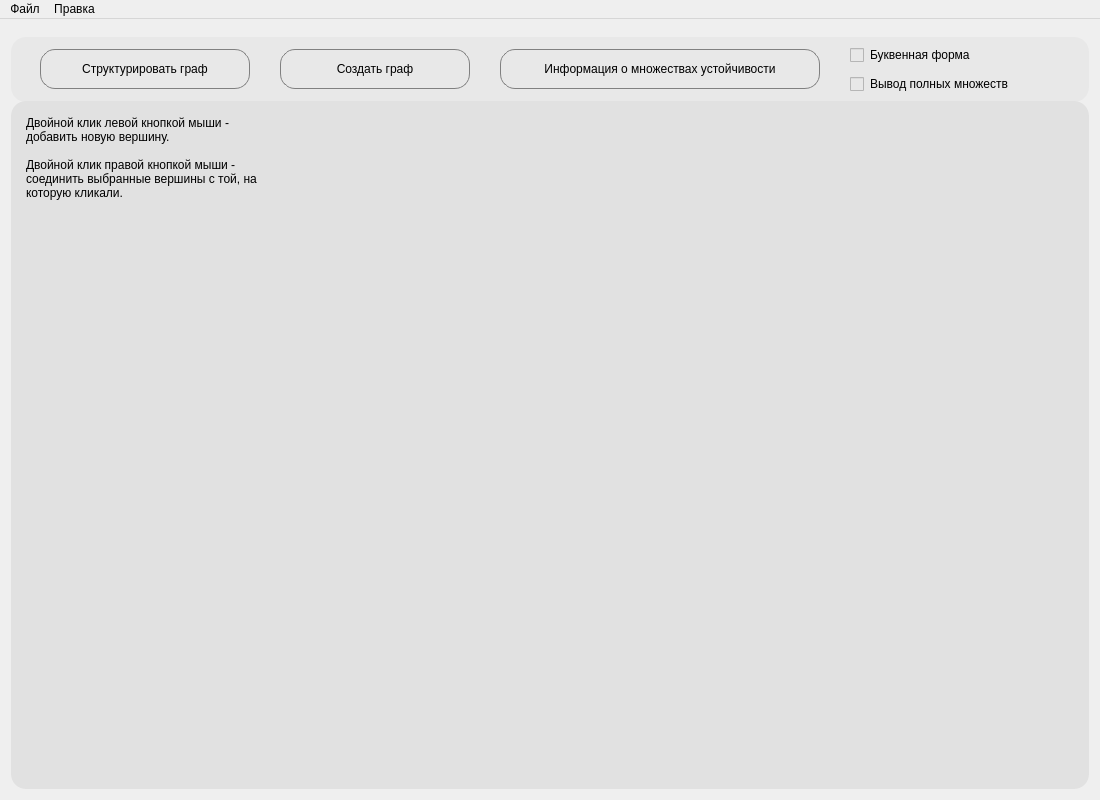
<?xml version="1.0" encoding="UTF-8"?>
<ui version="4.0">
 <class>MainWindow</class>
 <widget class="QMainWindow" name="MainWindow">
  <property name="geometry">
   <rect>
    <x>0</x>
    <y>0</y>
    <width>1100</width>
    <height>800</height>
   </rect>
  </property>
  <property name="minimumSize">
   <size>
    <width>900</width>
    <height>400</height>
   </size>
  </property>
  <property name="windowTitle">
   <string>Поиск множеств устйочивости и ядра графа</string>
  </property>
  <property name="windowIcon">
   <iconset resource="icons.qrc">
    <normaloff>:/icons/mainWindow.png</normaloff>:/icons/mainWindow.png</iconset>
  </property>
  <widget class="QWidget" name="centralWidget">
   <layout class="QVBoxLayout" name="verticalLayout_2" stretch="0,0">
    <item>
     <widget class="QWidget" name="horizontalWidget_2" native="true">
      <property name="minimumSize">
       <size>
        <width>0</width>
        <height>65</height>
       </size>
      </property>
      <property name="maximumSize">
       <size>
        <width>16777215</width>
        <height>50</height>
       </size>
      </property>
      <property name="styleSheet">
       <string notr="true">background-color: rgb(232, 232, 232);
border-radius: 15px;</string>
      </property>
      <layout class="QHBoxLayout" name="horizontalLayout">
       <property name="leftMargin">
        <number>5</number>
       </property>
       <property name="topMargin">
        <number>5</number>
       </property>
       <property name="rightMargin">
        <number>5</number>
       </property>
       <property name="bottomMargin">
        <number>5</number>
       </property>
       <item>
        <widget class="QPushButton" name="structButton">
         <property name="sizePolicy">
          <sizepolicy hsizetype="Fixed" vsizetype="Fixed">
           <horstretch>0</horstretch>
           <verstretch>0</verstretch>
          </sizepolicy>
         </property>
         <property name="minimumSize">
          <size>
           <width>190</width>
           <height>40</height>
          </size>
         </property>
         <property name="maximumSize">
          <size>
           <width>210</width>
           <height>40</height>
          </size>
         </property>
         <property name="toolTip">
          <string>&lt;!DOCTYPE HTML PUBLIC &quot;-//W3C//DTD HTML 4.0//EN&quot; &quot;http://www.w3.org/TR/REC-html40/strict.dtd&quot;&gt;
&lt;html&gt;&lt;head&gt;&lt;meta name=&quot;qrichtext&quot; content=&quot;1&quot; /&gt;&lt;meta charset=&quot;utf-8&quot; /&gt;&lt;style type=&quot;text/css&quot;&gt;
p, li { white-space: pre-wrap; }
hr { height: 1px; border-width: 0; }
li.unchecked::marker { content: &quot;\2610&quot;; }
li.checked::marker { content: &quot;\2612&quot;; }
&lt;/style&gt;&lt;/head&gt;&lt;body style=&quot; font-family:'Segoe UI'; font-size:9pt; font-weight:400; font-style:normal;color: rgb(0, 0, 0);&quot;&gt;
&lt;p style=&quot; margin-top:12px; margin-bottom:12px; margin-left:0px; margin-right:0px; -qt-block-indent:0; text-indent:0px;&quot;&gt;Выставляет вершины по эллипсу&lt;/p&gt;&lt;/body&gt;&lt;/html&gt;</string>
         </property>
         <property name="styleSheet">
          <string notr="true">QPushButton
{
font: 9pt &quot;Segoe UI&quot;;
color: rgb(0, 0, 0);
border: 1px solid grey;
}
QPushButton:hover
{
	background-color:rgb(150, 150, 150);
}
QPushButton:pressed
{
	background-color:rgb(100, 100, 100);
}</string>
         </property>
         <property name="text">
          <string>Структурировать граф</string>
         </property>
        </widget>
       </item>
       <item>
        <widget class="QPushButton" name="createButton">
         <property name="sizePolicy">
          <sizepolicy hsizetype="Minimum" vsizetype="Fixed">
           <horstretch>100</horstretch>
           <verstretch>40</verstretch>
          </sizepolicy>
         </property>
         <property name="minimumSize">
          <size>
           <width>190</width>
           <height>40</height>
          </size>
         </property>
         <property name="maximumSize">
          <size>
           <width>120</width>
           <height>40</height>
          </size>
         </property>
         <property name="baseSize">
          <size>
           <width>100</width>
           <height>40</height>
          </size>
         </property>
         <property name="toolTip">
          <string>&lt;!DOCTYPE HTML PUBLIC &quot;-//W3C//DTD HTML 4.0//EN&quot; &quot;http://www.w3.org/TR/REC-html40/strict.dtd&quot;&gt;
&lt;html&gt;&lt;head&gt;&lt;meta name=&quot;qrichtext&quot; content=&quot;1&quot; /&gt;&lt;meta charset=&quot;utf-8&quot; /&gt;&lt;style type=&quot;text/css&quot;&gt;
p, li { white-space: pre-wrap; }
hr { height: 1px; border-width: 0; }
li.unchecked::marker { content: &quot;\2610&quot;; }
li.checked::marker { content: &quot;\2612&quot;; }
&lt;/style&gt;&lt;/head&gt;&lt;body style=&quot; font-family:'Segoe UI'; font-size:9pt; font-weight:400; font-style:normal;color: rgb(0, 0, 0);&quot;&gt;
&lt;p style=&quot; margin-top:12px; margin-bottom:12px; margin-left:0px; margin-right:0px; -qt-block-indent:0; text-indent:0px;&quot;&gt;Открыть окно для ввода графа&lt;/p&gt;&lt;/body&gt;&lt;/html&gt;</string>
         </property>
         <property name="styleSheet">
          <string notr="true">QPushButton
{
font: 9pt &quot;Segoe UI&quot;;
color: rgb(0, 0, 0);
border: 1px solid grey;
}
QPushButton:hover
{
	background-color:rgb(150, 150, 150);
}
QPushButton:pressed
{
	background-color:rgb(100, 100, 100);
}</string>
         </property>
         <property name="text">
          <string>Создать граф</string>
         </property>
        </widget>
       </item>
       <item>
        <widget class="QPushButton" name="infoButton">
         <property name="minimumSize">
          <size>
           <width>0</width>
           <height>40</height>
          </size>
         </property>
         <property name="maximumSize">
          <size>
           <width>320</width>
           <height>40</height>
          </size>
         </property>
         <property name="sizeIncrement">
          <size>
           <width>0</width>
           <height>40</height>
          </size>
         </property>
         <property name="toolTip">
          <string>&lt;!DOCTYPE HTML PUBLIC &quot;-//W3C//DTD HTML 4.0//EN&quot; &quot;http://www.w3.org/TR/REC-html40/strict.dtd&quot;&gt;
&lt;html&gt;&lt;head&gt;&lt;meta name=&quot;qrichtext&quot; content=&quot;1&quot; /&gt;&lt;meta charset=&quot;utf-8&quot; /&gt;&lt;style type=&quot;text/css&quot;&gt;
p, li { white-space: pre-wrap; }
hr { height: 1px; border-width: 0; }
li.unchecked::marker { content: &quot;\2610&quot;; }
li.checked::marker { content: &quot;\2612&quot;; }
&lt;/style&gt;&lt;/head&gt;&lt;body style=&quot; font-family:'Segoe UI'; font-size:9pt; font-weight:400; font-style:normal;color: rgb(0, 0, 0);&quot;&gt;
&lt;p style=&quot; margin-top:12px; margin-bottom:12px; margin-left:0px; margin-right:0px; -qt-block-indent:0; text-indent:0px;&quot;&gt;Выводит информацию о множествах устойчивости&lt;/p&gt;&lt;/body&gt;&lt;/html&gt;</string>
         </property>
         <property name="styleSheet">
          <string notr="true">QPushButton
{
font: 9pt &quot;Segoe UI&quot;;
color: rgb(0, 0, 0);
border: 1px solid grey;
}
QPushButton:hover
{
	background-color:rgb(150, 150, 150);
}
QPushButton:pressed
{
	background-color:rgb(100, 100, 100);
}</string>
         </property>
         <property name="text">
          <string>Информация о множествах устойчивости</string>
         </property>
        </widget>
       </item>
       <item>
        <layout class="QVBoxLayout" name="verticalLayout">
         <item>
          <widget class="QCheckBox" name="wordButton">
           <property name="minimumSize">
            <size>
             <width>210</width>
             <height>20</height>
            </size>
           </property>
           <property name="maximumSize">
            <size>
             <width>210</width>
             <height>20</height>
            </size>
           </property>
           <property name="toolTip">
            <string>&lt;!DOCTYPE HTML PUBLIC &quot;-//W3C//DTD HTML 4.0//EN&quot; &quot;http://www.w3.org/TR/REC-html40/strict.dtd&quot;&gt;
&lt;html&gt;&lt;head&gt;&lt;meta name=&quot;qrichtext&quot; content=&quot;1&quot; /&gt;&lt;meta charset=&quot;utf-8&quot; /&gt;&lt;style type=&quot;text/css&quot;&gt;
p, li { white-space: pre-wrap; }
hr { height: 1px; border-width: 0; }
li.unchecked::marker { content: &quot;\2610&quot;; }
li.checked::marker { content: &quot;\2612&quot;; }
&lt;/style&gt;&lt;/head&gt;&lt;body style=&quot; font-family:'Segoe UI'; font-size:9pt; font-weight:400; font-style:normal;color: rgb(0, 0, 0);&quot;&gt;
&lt;p style=&quot; margin-top:12px; margin-bottom:12px; margin-left:0px; margin-right:0px; -qt-block-indent:0; text-indent:0px;&quot;&gt;Выводить множества устойчивости и ядра заглавными буквами английского алфавита&lt;/p&gt;&lt;/body&gt;&lt;/html&gt;</string>
           </property>
           <property name="styleSheet">
            <string notr="true">color: rgb(0,0,0);</string>
           </property>
           <property name="text">
            <string>Буквенная форма</string>
           </property>
          </widget>
         </item>
         <item>
          <widget class="QCheckBox" name="fullButton">
           <property name="minimumSize">
            <size>
             <width>210</width>
             <height>20</height>
            </size>
           </property>
           <property name="maximumSize">
            <size>
             <width>210</width>
             <height>20</height>
            </size>
           </property>
           <property name="toolTip">
            <string>&lt;!DOCTYPE HTML PUBLIC &quot;-//W3C//DTD HTML 4.0//EN&quot; &quot;http://www.w3.org/TR/REC-html40/strict.dtd&quot;&gt;
&lt;html&gt;&lt;head&gt;&lt;meta name=&quot;qrichtext&quot; content=&quot;1&quot; /&gt;&lt;meta charset=&quot;utf-8&quot; /&gt;&lt;style type=&quot;text/css&quot;&gt;
p, li { white-space: pre-wrap; }
hr { height: 1px; border-width: 0; }
li.unchecked::marker { content: &quot;\2610&quot;; }
li.checked::marker { content: &quot;\2612&quot;; }
&lt;/style&gt;&lt;/head&gt;&lt;body style=&quot; font-family:'Segoe UI'; font-size:9pt; font-weight:400; font-style:normal;color: rgb(0, 0, 0);&quot;&gt;
&lt;p style=&quot; margin-top:12px; margin-bottom:12px; margin-left:0px; margin-right:0px; -qt-block-indent:0; text-indent:0px;&quot;&gt;Выводить полные множества внутренней и внешней устойчивости графа&lt;/p&gt;&lt;/body&gt;&lt;/html&gt;</string>
           </property>
           <property name="styleSheet">
            <string notr="true">color: rgb(0,0,0);</string>
           </property>
           <property name="text">
            <string>Вывод полных множеств</string>
           </property>
          </widget>
         </item>
        </layout>
       </item>
      </layout>
     </widget>
    </item>
    <item>
     <widget class="QWidget" name="horizontalWidget" native="true">
      <property name="styleSheet">
       <string notr="true">border-radius: 15px;
background-color: rgb(225, 225, 225);</string>
      </property>
      <layout class="QHBoxLayout" name="horizontalLayout_3" stretch="0,6">
       <item>
        <widget class="QTextBrowser" name="textBrowser">
         <property name="sizePolicy">
          <sizepolicy hsizetype="Expanding" vsizetype="Expanding">
           <horstretch>0</horstretch>
           <verstretch>0</verstretch>
          </sizepolicy>
         </property>
         <property name="maximumSize">
          <size>
           <width>300</width>
           <height>16777215</height>
          </size>
         </property>
         <property name="styleSheet">
          <string notr="true">color: rgb(0, 0, 0);</string>
         </property>
         <property name="html">
          <string>&lt;!DOCTYPE HTML PUBLIC &quot;-//W3C//DTD HTML 4.0//EN&quot; &quot;http://www.w3.org/TR/REC-html40/strict.dtd&quot;&gt;
&lt;html&gt;&lt;head&gt;&lt;meta name=&quot;qrichtext&quot; content=&quot;1&quot; /&gt;&lt;meta charset=&quot;utf-8&quot; /&gt;&lt;style type=&quot;text/css&quot;&gt;
p, li { white-space: pre-wrap; }
hr { height: 1px; border-width: 0; }
li.unchecked::marker { content: &quot;\2610&quot;; }
li.checked::marker { content: &quot;\2612&quot;; }
&lt;/style&gt;&lt;/head&gt;&lt;body style=&quot; font-family:'Segoe UI'; font-size:9pt; font-weight:400; font-style:normal;&quot;&gt;
&lt;p style=&quot; margin-top:0px; margin-bottom:0px; margin-left:0px; margin-right:0px; -qt-block-indent:0; text-indent:0px;&quot;&gt;&lt;span style=&quot; font-family:'MS Shell Dlg 2';&quot;&gt;Двойной клик левой кнопкой мыши - добавить новую вершину.&lt;/span&gt;&lt;/p&gt;
&lt;p style=&quot;-qt-paragraph-type:empty; margin-top:0px; margin-bottom:0px; margin-left:0px; margin-right:0px; -qt-block-indent:0; text-indent:0px; font-family:'MS Shell Dlg 2';&quot;&gt;&lt;br /&gt;&lt;/p&gt;
&lt;p style=&quot; margin-top:0px; margin-bottom:0px; margin-left:0px; margin-right:0px; -qt-block-indent:0; text-indent:0px;&quot;&gt;&lt;span style=&quot; font-family:'MS Shell Dlg 2';&quot;&gt;Двойной клик правой кнопкой мыши - соединить выбранные вершины с той, на которую кликали.&lt;/span&gt;&lt;/p&gt;&lt;/body&gt;&lt;/html&gt;</string>
         </property>
        </widget>
       </item>
       <item>
        <widget class="GraphWidget" name="graphicsView">
         <property name="styleSheet">
          <string notr="true"/>
         </property>
        </widget>
       </item>
      </layout>
     </widget>
    </item>
   </layout>
  </widget>
  <widget class="QMenuBar" name="menuBar">
   <property name="geometry">
    <rect>
     <x>0</x>
     <y>0</y>
     <width>1100</width>
     <height>25</height>
    </rect>
   </property>
   <widget class="QMenu" name="menuFile">
    <property name="title">
     <string>Файл</string>
    </property>
    <addaction name="action_Open_file"/>
    <addaction name="action_Save_File"/>
    <addaction name="actionMenuFileExit"/>
   </widget>
   <widget class="QMenu" name="menuItems">
    <property name="title">
     <string>Правка</string>
    </property>
    <addaction name="action_createNode"/>
    <addaction name="actionDeleteItem"/>
    <addaction name="action_delEdge"/>
    <addaction name="action_clear_all"/>
   </widget>
   <addaction name="menuFile"/>
   <addaction name="menuItems"/>
  </widget>
  <action name="actionMenuFileExit">
   <property name="text">
    <string>Выход</string>
   </property>
  </action>
  <action name="actionDeleteItem">
   <property name="text">
    <string>Удалить выделенные вершины</string>
   </property>
   <property name="toolTip">
    <string>&lt;!DOCTYPE HTML PUBLIC &quot;-//W3C//DTD HTML 4.0//EN&quot; &quot;http://www.w3.org/TR/REC-html40/strict.dtd&quot;&gt;
&lt;html&gt;&lt;head&gt;&lt;meta name=&quot;qrichtext&quot; content=&quot;1&quot; /&gt;&lt;meta charset=&quot;utf-8&quot; /&gt;&lt;style type=&quot;text/css&quot;&gt;
p, li { white-space: pre-wrap; }
hr { height: 1px; border-width: 0; }
li.unchecked::marker { content: &quot;\2610&quot;; }
li.checked::marker { content: &quot;\2612&quot;; }
&lt;/style&gt;&lt;/head&gt;&lt;body style=&quot; font-family:'Segoe UI'; font-size:9pt; font-weight:400; font-style:normal;&quot;&gt;
&lt;p style=&quot; margin-top:0px; margin-bottom:0px; margin-left:0px; margin-right:0px; -qt-block-indent:0; text-indent:0px;&quot;&gt;Удалить выделенные вершины&lt;/p&gt;&lt;/body&gt;&lt;/html&gt;</string>
   </property>
  </action>
  <action name="action_Open_file">
   <property name="text">
    <string>Открыть файл</string>
   </property>
  </action>
  <action name="action_Save_File">
   <property name="text">
    <string>Сохранить файл</string>
   </property>
  </action>
  <action name="action_createNode">
   <property name="text">
    <string>Создать  вершину</string>
   </property>
   <property name="toolTip">
    <string>&lt;!DOCTYPE HTML PUBLIC &quot;-//W3C//DTD HTML 4.0//EN&quot; &quot;http://www.w3.org/TR/REC-html40/strict.dtd&quot;&gt;
&lt;html&gt;&lt;head&gt;&lt;meta name=&quot;qrichtext&quot; content=&quot;1&quot; /&gt;&lt;meta charset=&quot;utf-8&quot; /&gt;&lt;style type=&quot;text/css&quot;&gt;
p, li { white-space: pre-wrap; }
hr { height: 1px; border-width: 0; }
li.unchecked::marker { content: &quot;\2610&quot;; }
li.checked::marker { content: &quot;\2612&quot;; }
&lt;/style&gt;&lt;/head&gt;&lt;body style=&quot; font-family:'Segoe UI'; font-size:9pt; font-weight:400; font-style:normal;&quot;&gt;
&lt;p style=&quot; margin-top:0px; margin-bottom:0px; margin-left:0px; margin-right:0px; -qt-block-indent:0; text-indent:0px;&quot;&gt;&lt;span style=&quot; color:#000000;&quot;&gt;Создать  вершину&lt;/span&gt;&lt;/p&gt;&lt;/body&gt;&lt;/html&gt;</string>
   </property>
   <property name="shortcut">
    <string>N</string>
   </property>
  </action>
  <action name="action_delEdge">
   <property name="text">
    <string>Удалить все рёбра</string>
   </property>
  </action>
  <action name="action_clear_all">
   <property name="text">
    <string>Удалить всё</string>
   </property>
  </action>
 </widget>
 <layoutdefault spacing="6" margin="11"/>
 <customwidgets>
  <customwidget>
   <class>GraphWidget</class>
   <extends>QGraphicsView</extends>
   <header>graphwidget.h</header>
  </customwidget>
 </customwidgets>
 <resources>
  <include location="icons.qrc"/>
 </resources>
 <connections/>
</ui>
